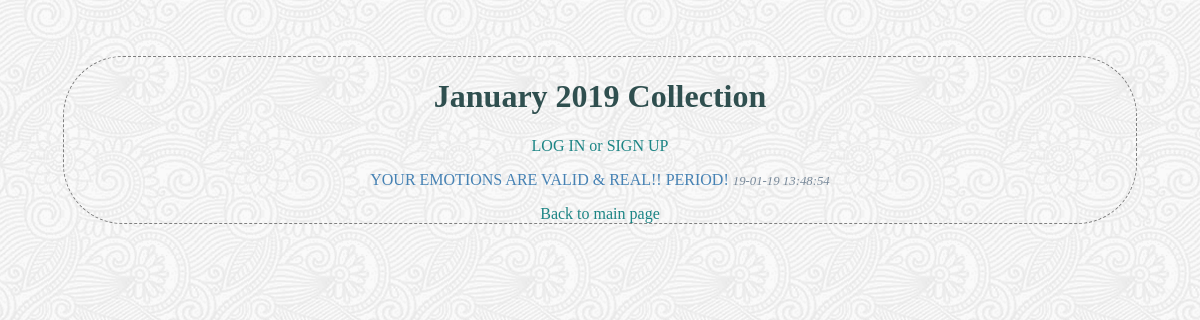
The app's page /collections/3/list/ with its own data.
### database_setup.py (models this page shows, shortened)
class Collection(Base):
    __tablename__ = 'collection'
    id = Column(Integer, primary_key=True)
    name = Column(String(80), nullable=False)
    user_id = Column(Integer, ForeignKey('user.id'))
    user = relationship(User)

class ArticleCollection(Base):
    __tablename__ = 'article_item'
    name = Column(String(350), nullable=False)
    id = Column(Integer, primary_key=True)
    description = Column(String(250))
    date = Column(
        String(80),
        default=datetime.datetime.now().strftime("%y-%m-%d %H:%M:%S"))
    text = Column(Text())
    user_id = Column(Integer, ForeignKey('user.id'))
    user = relationship(User)
    collection_id = Column(Integer, ForeignKey('collection.id'))
    collection = relationship(Collection)

### finalProject.py (the view, shortened to what this page needs)
@app.route('/collections/<int:collection_id>/')
@app.route('/collections/<int:collection_id>/list/')
def collectionList(collection_id):
    if 'name' not in login_session:
        collection = session.query(Collection).filter_by(
            id=collection_id).one()
        articles = session.query(ArticleCollection).filter_by(
            collection_id=collection_id)
        return render_template(
            'publiclist.html', articles=articles, collection=collection)

### templates/publiclist.html (shortened to what this page needs)
<!DOCTYPE html>
<html>
    <head>
        <link rel=stylesheet type=text/css href='{{url_for('static', filename='style.css')}}'>
    </head>
    <body>
        <div class="pane">
            <h1 class="header">{{collection.name}}</h1>
            <a class="link" href="{{url_for('showLogin')}}">LOG IN or SIGN UP</a>
            {% if articles %}
            {% for a in articles %}
            <p class="item" >
                <a href="{{url_for('viewArticle', collection_id= collection.id, article_id=a.id )}}">{{ a.name }}</a>
                <label class="dim">{{ a.date }}</label>
            </p>
            {% else %}
            <p class="item" >
                There are no articles yet in {{collection.name}}.
            </p>
            {% endfor %}
            {% endif %}
            <div> <a class="link" href="{{url_for('DefaultCollections')}}">Back to main page </a>  </div>
        </div>
    </body>
</html>

### static/style.css (style rules this page uses)
html { background-image: url('full-bloom.png'); background-repeat: repeat; margin: 4vw; }
a { color: steelblue; text-decoration-line: none; }
.item { color: steelblue; }
.link { color: rgb(28, 133, 133); }
.header { color: darkslategray; text-transform: capitalize; }
.pane { border: dashed grey 1pt; border-radius: 5vw; text-align: center; display: block; block-size: inherit; height: 95%; margin: 5pt; }
.dim { color: lightslategray; font-weight: 200; font-size: 0.8em; font-style: oblique; }

### records on screen
Collection: name "January 2019 Collection"
ArticleCollection: name "YOUR EMOTIONS ARE VALID & REAL!! PERIOD!", date "19-01-19 13:48:54"
